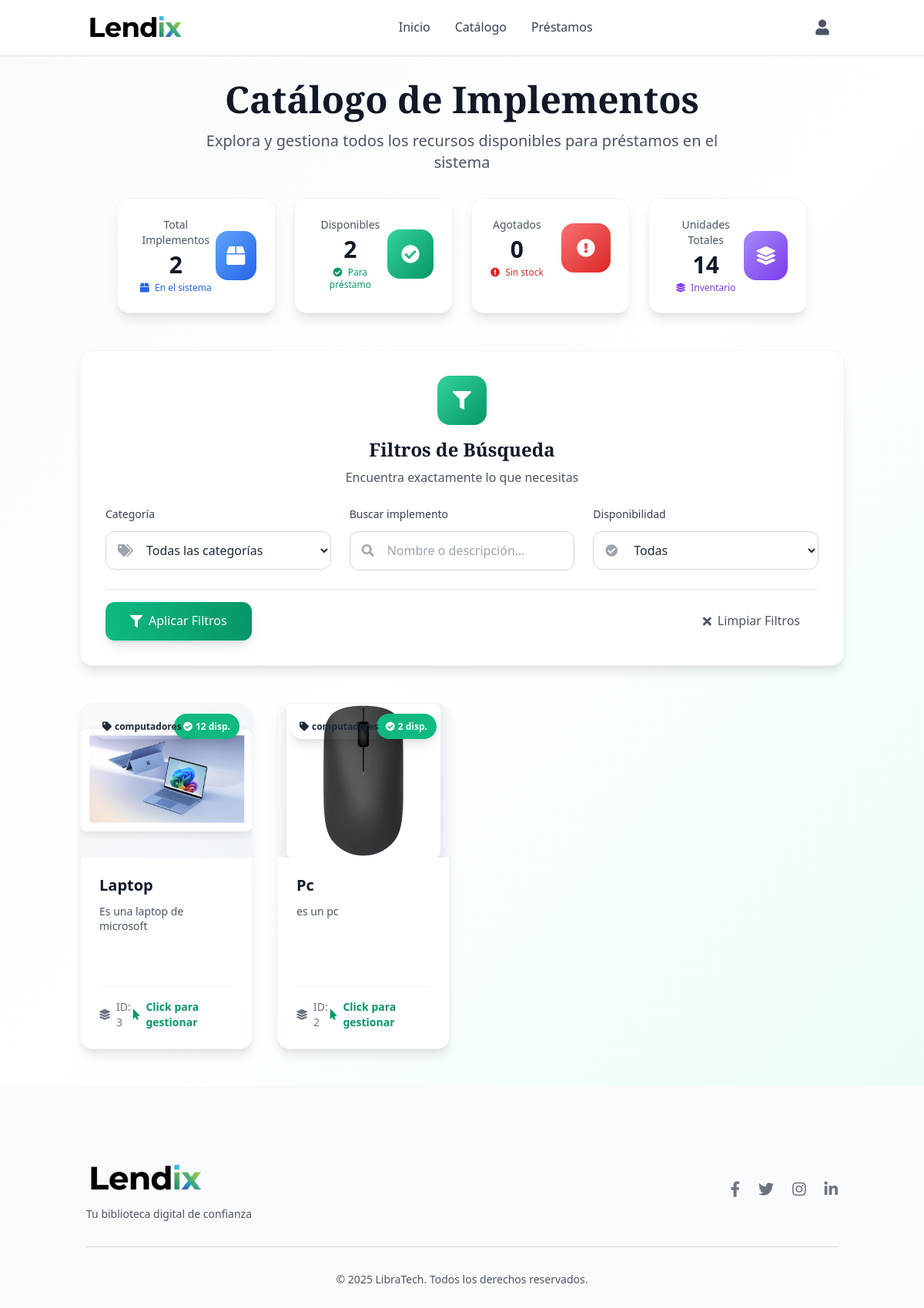
The page /catalogo/catalogo (signed in) on the database as committed earlier.
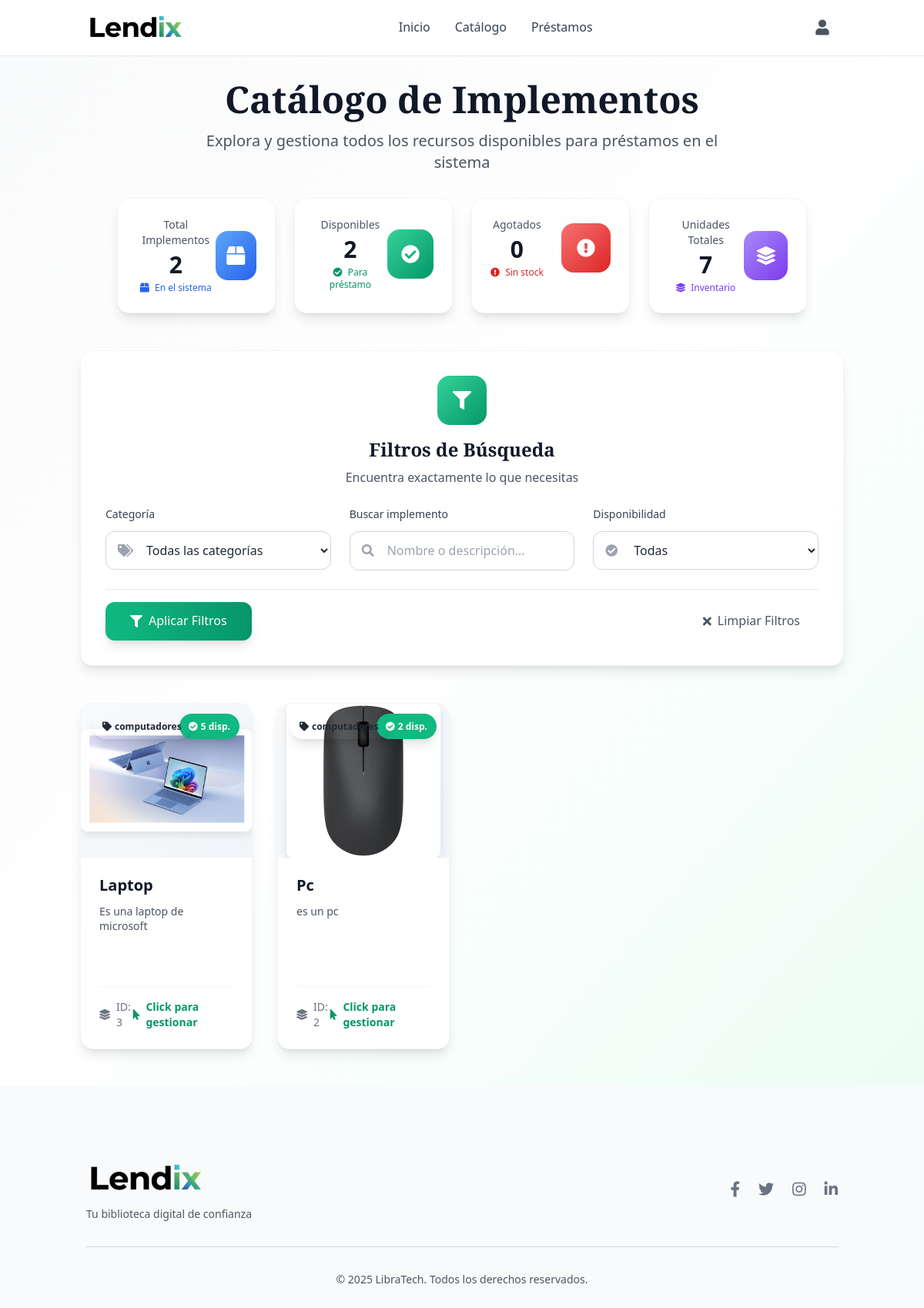
The same page on the database as committed later.
### tables this page shows
CREATE TABLE implementos (
                id INTEGER PRIMARY KEY AUTOINCREMENT,
                implemento TEXT NOT NULL,
                descripcion TEXT NOT NULL,
                disponibilidad INTEGER NOT NULL DEFAULT 0,
                categoria TEXT,
                imagen_url TEXT,
                estado TEXT DEFAULT 'Bueno' CHECK(estado IN ('Bueno', 'Desgaste notable', 'Dañado')),
                fecha_creacion TIMESTAMP DEFAULT CURRENT_TIMESTAMP,
                fecha_actualizacion TIMESTAMP DEFAULT CURRENT_TIMESTAMP
            );

### routes/catalogo.py (the view, shortened to what this page needs)
@catalogo_bp.route('/catalogo', methods=['GET', 'POST'])
@login_required
def catalogo():
    conn = get_db_connection()
    catalogo_items = conn.execute('SELECT * FROM implementos ORDER BY implemento').fetchall()
    conn.close()
    return render_template('views/catalogo.html', catalogo=catalogo_items)

### app.py (called while the page is built)
@app.context_processor
def inject_user():
    return dict(
        current_user={
            'id': session.get('user_id'),
            'nombre': session.get('user_nombre'),
            'email': session.get('user_email'),
            'rol': session.get('rol'),
            'is_authenticated': 'user_id' in session
        }
    )

### routes/login.py (called while the page is built)
def login_required(view):
    from functools import wraps
    @wraps(view)
    def wrapped_view(*args, **kwargs):
        if 'user_id' not in session:
            flash('Por favor, inicie sesión para acceder a esta página', 'error')
            return redirect(url_for('login.login'))
        return view(*args, **kwargs)
    return wrapped_view

### utils/db.py (called while the page is built)
def get_db_connection():
    conn = sqlite3.connect('models/database.db')
    conn.row_factory = sqlite3.Row
    return conn

### templates/views/catalogo.html (shortened to what the changed rows need)
{% extends "base.html" %}
{% block content %}
<main class="min-h-screen bg-gradient-to-br from-gray-50 via-white to-green-50">
    <div class="container mx-auto px-4 py-8">
        <div class="text-center mb-12">
            <div class="mb-8">
                <h1 class="text-5xl font-serif font-bold text-gray-900 mb-4">Catálogo de Implementos</h1>
            </div>
            <div class="grid grid-cols-2 md:grid-cols-4 gap-6 max-w-4xl mx-auto">
                <div class="card-hover bg-white p-6 rounded-2xl shadow-lg border border-gray-100 animate-fade-in-up" style="animation-delay: 0.3s">
                    <div class="flex items-center justify-between">
                        <div>
                            <p class="text-sm font-medium text-gray-600 mb-1">Unidades Totales</p>
                            <p class="text-3xl font-bold text-gray-900">{{ catalogo|map(attribute='disponibilidad')|sum }}</p>
                            <p class="text-xs text-purple-600 mt-1">
                                <i class="fas fa-layer-group mr-1"></i>
                                Inventario
                            </p>
                        </div>
                    </div>
                </div>
            </div>
        </div>
        <div class="card-hover bg-white rounded-2xl shadow-lg border border-gray-100 p-8 mb-8 animate-fade-in-up">
            <div class="text-center mb-6">
                <h2 class="text-2xl font-bold text-gray-900 font-serif mb-2">Filtros de Búsqueda</h2>
            </div>
        </div>
        <div class="catalog-grid">
            {% for item in catalogo %}
            <div x-data="catalogoItem({{ item['disponibilidad'] }}, '{{ session.user_nombre or "" }}')" class="catalog-item">
                <div class="catalog-card card-hover bg-white rounded-2xl shadow-lg hover:shadow-2xl transition-all duration-300 cursor-pointer overflow-hidden border border-gray-100 group-hover:border-green-300 group-hover:scale-105"
                     @click="if(!loading) { open = true; step = 'menu' }">
                    <div class="image-section catalog-image-container">
                        <img
                            src="{{ url_for('static', filename=('uploads/' + item.imagen_url) if item.imagen_url else 'img/default.jpg') }}"
                            alt="{{ item.implemento }}"
                            class="catalog-image"
                            onerror="this.src='{{ url_for('static', filename='img/default.jpg') }}'"
                        >
                        <div class="absolute top-4 right-4">
                            <span class="px-3 py-2 rounded-full text-xs font-bold shadow-lg
                                {% if item['disponibilidad'] > 0 %}
                                    bg-green-500 text-white
                                {% else %}
                                    bg-red-500 text-white
                                {% endif %}">
                                {% if item['disponibilidad'] > 0 %}
                                    <i class="fas fa-check-circle mr-1"></i>{{ item['disponibilidad'] }} disp.
                                {% else %}
                                    <i class="fas fa-times-circle mr-1"></i>Agotado
                                {% endif %}
                            </span>
                        </div>
                        <div class="absolute top-4 left-4">
                            <span class="px-3 py-2 rounded-full text-xs font-bold bg-white/90 text-gray-800 shadow-lg backdrop-blur-sm">
                                <i class="fas fa-tag mr-1"></i>{{ item['categoria'] }}
                            </span>
                        </div>
                    </div>
                    <div class="content-section">
                        <h3 class="font-bold text-xl mb-3 text-gray-900 line-clamp-1 group-hover:text-green-700 transition-colors">
                            {{ item['implemento'] }}
                        </h3>
                        <p class="text-gray-600 text-sm mb-4 line-clamp-3 flex-1">{{ item['descripcion'] }}</p>
                        <div class="mt-auto pt-4 border-t border-gray-100">
                            <div class="flex items-center justify-between">
                                <div class="flex items-center text-sm text-gray-500">
                                    <i class="fas fa-layer-group mr-2"></i>
                                    <span>ID: {{ item['id'] }}</span>
                                </div>
                                <div class="flex items-center text-sm font-semibold text-green-600">
                                    <i class="fas fa-mouse-pointer mr-2"></i>
                                    <span>Click para gestionar</span>
                                </div>
                            </div>
                        </div>
                    </div>
                </div>
            </div>
            {% endfor %}
        </div>
    </div>
</main>
{% endblock %}

Rows that differ between the two databases and show on the page:
changed implementos "Laptop": disponibilidad "12" → "5"
Other text that changed with them:
{{ catalogo|map(attribute='disponibilidad')|sum }}: "14" → "7"
